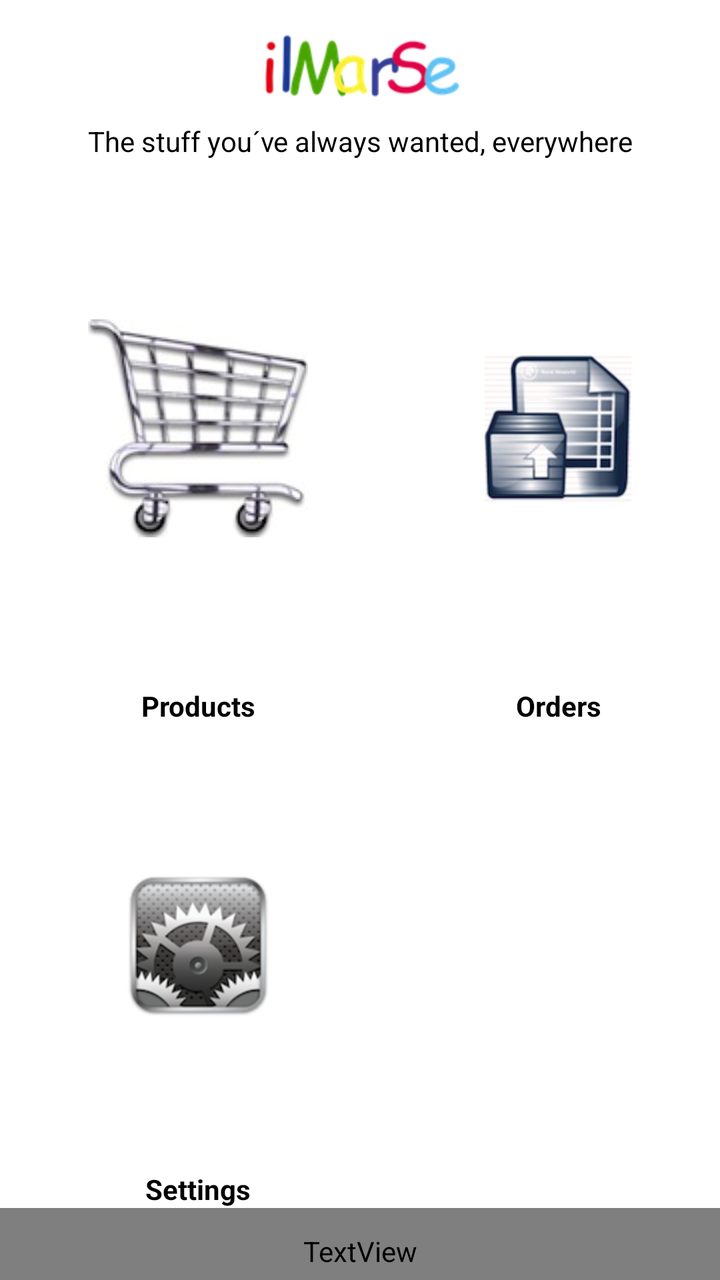
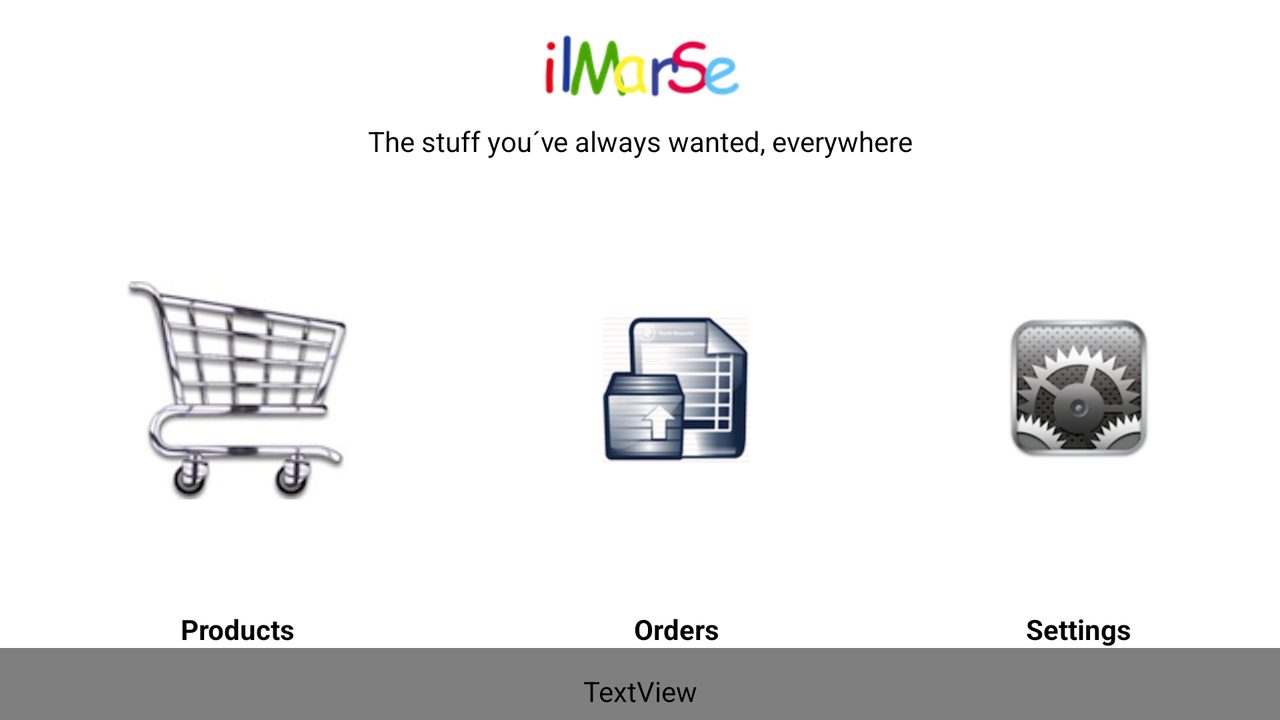

Two renders of one Android screen. The first uses the default layout on a phone; the second uses the alternative layout the repository ships for a different screen configuration, on a matching device. The two XML files are below.
<!-- AndroidManifest.xml: fallback theme Theme.MaterialComponents.DayNight.NoActionBar -->
<!-- res/layout/first_screen.xml -->
<?xml version="1.0" encoding="utf-8"?>
<LinearLayout xmlns:android="http://schemas.android.com/apk/res/android"
    android:layout_width="fill_parent"
    android:layout_height="fill_parent"
    android:background="@color/white"
    android:orientation="vertical" >

    <ImageView
        android:layout_width="wrap_content"
        android:layout_height="wrap_content"
        android:layout_gravity="center"
        android:paddingBottom="10dip"
        android:paddingTop="15dip"
        android:src="@drawable/ilmarselogo" />

    <TextView
        android:layout_width="fill_parent"
        android:layout_height="wrap_content"
        android:gravity="center"
        android:paddingBottom="5dip"
        android:text="@string/slogan"
        android:textColor="@color/black" />

    <TableLayout
        xmlns:android="http://schemas.android.com/apk/res/android"
        android:layout_width="fill_parent"
        android:layout_height="fill_parent"
        android:layout_weight="1" >

        <TableRow
            android:layout_weight="1"
            android:gravity="center" >

            <LinearLayout
                xmlns:android="http://schemas.android.com/apk/res/android"
                android:layout_width="fill_parent"
                android:layout_height="fill_parent"
                android:layout_weight="1"
                android:gravity="center"
                android:orientation="vertical" >

                <ImageButton
                    android:id="@+id/productsButton"
                    android:layout_width="wrap_content"
                    android:layout_height="wrap_content"
                    android:layout_weight="1"
                    android:background="@null"
                    android:src="@drawable/producticon" 
                    />

                <TextView
                    android:layout_width="fill_parent"
                    android:layout_height="wrap_content"
                    android:gravity="center"
                    android:text="@string/productsbutton"
                    android:textColor="@color/black"
                    android:textStyle="bold" />
            </LinearLayout>
            
            <LinearLayout
                xmlns:android="http://schemas.android.com/apk/res/android"
                android:layout_width="fill_parent"
                android:layout_height="fill_parent"
                android:layout_weight="1"
                android:gravity="center"
                android:orientation="vertical" >

                <ImageButton
                    android:id="@+id/ordersButton"
                    android:layout_width="wrap_content"
                    android:layout_height="wrap_content"
                    android:layout_weight="1"
                    android:background="@null"
                    android:src="@drawable/order_icon" />

                <TextView
                    android:layout_width="fill_parent"
                    android:layout_height="wrap_content"
                    android:gravity="center"
                    android:text="@string/ordersbutton"
                    android:textColor="@color/black"
                    android:textStyle="bold" />
            </LinearLayout>
            
        </TableRow>

        <TableRow
            android:layout_weight="1"
            android:gravity="center" >


            <LinearLayout
                xmlns:android="http://schemas.android.com/apk/res/android"
                android:layout_width="fill_parent"
                android:layout_height="fill_parent"
                android:layout_weight="1"
                android:gravity="center"
                android:orientation="vertical" >

                <ImageButton
                    android:id="@+id/settings"
                    android:layout_width="wrap_content"
                    android:layout_height="wrap_content"
                    android:layout_weight="1"
                    android:background="@null"
                    android:src="@drawable/settings" />

                <TextView
                    android:layout_width="fill_parent"
                    android:layout_height="wrap_content"
                    android:gravity="center"
                    android:text="@string/settings"
                    android:textColor="@color/black"
                    android:textStyle="bold" />
            </LinearLayout>
            
            <LinearLayout
                xmlns:android="http://schemas.android.com/apk/res/android"
                android:layout_width="fill_parent"
                android:layout_height="fill_parent"
                android:layout_weight="1"
                android:gravity="center"
                android:orientation="vertical" >
            </LinearLayout>
        </TableRow>
    </TableLayout>

    <TextView
        android:layout_width="fill_parent"
        android:layout_height="wrap_content"
        android:gravity="center"
        android:paddingBottom="5dip"
        android:paddingTop="12dip"
        android:text="   "
        android:textColor="@color/footerTextColor" />

</LinearLayout>
<!-- resources referenced by this layout -->
<resources>
  <color name="black">#FF000000</color>
  <color name="white">#FFFFFFFF</color>
  <!-- drawable ilmarselogo: png bitmap (drawable-hdpi, 13650 bytes) -->
  <!-- drawable order_icon: png bitmap (drawable-hdpi, 7961 bytes) -->
  <!-- drawable producticon: png bitmap (drawable-mdpi, 8971 bytes) -->
  <!-- drawable settings: png bitmap (drawable-hdpi, 22774 bytes) -->
  <string name="ordersbutton">Orders </string>
  <string name="productsbutton">Products </string>
  <string name="settings">Settings </string>
  <string name="slogan">The stuff you´ve always wanted, everywhere</string>
</resources>
<!-- res/layout-land/first_screen.xml (the repository's variant of the layout above) -->
<!-- drawn on the phone turned sideways -->
<?xml version="1.0" encoding="utf-8"?>
<LinearLayout xmlns:android="http://schemas.android.com/apk/res/android"
    android:layout_width="fill_parent"
    android:layout_height="fill_parent"
    android:background="@color/white"
    android:orientation="vertical" >

    <ImageView
        android:layout_width="wrap_content"
        android:layout_height="wrap_content"
        android:layout_gravity="center"
        android:paddingBottom="10dip"
        android:paddingTop="15dip"
        android:src="@drawable/ilmarselogo" />

    <TextView
        android:layout_width="fill_parent"
        android:layout_height="wrap_content"
        android:gravity="center"
        android:paddingBottom="5dip"
        android:text="@string/slogan"
        android:textColor="@color/black" />

    <TableLayout
        xmlns:android="http://schemas.android.com/apk/res/android"
        android:layout_width="fill_parent"
        android:layout_height="fill_parent"
        android:layout_weight="1" >

        <TableRow
            android:layout_weight="1"
            android:gravity="center" >

            <LinearLayout
                xmlns:android="http://schemas.android.com/apk/res/android"
                android:layout_width="fill_parent"
                android:layout_height="fill_parent"
                android:layout_weight="1"
                android:gravity="center"
                android:orientation="vertical" >

                <ImageButton
                    android:id="@+id/productsButton"
                    android:layout_width="wrap_content"
                    android:layout_height="wrap_content"
                    android:layout_weight="1"
                    android:background="@null"
                    android:src="@drawable/producticon" 
                    />

                <TextView
                    android:layout_width="fill_parent"
                    android:layout_height="wrap_content"
                    android:gravity="center"
                    android:text="@string/productsbutton"
                    android:textColor="@color/black"
                    android:textStyle="bold" />
            </LinearLayout>
            
            <LinearLayout
                xmlns:android="http://schemas.android.com/apk/res/android"
                android:layout_width="fill_parent"
                android:layout_height="fill_parent"
                android:layout_weight="1"
                android:gravity="center"
                android:orientation="vertical" >

                <ImageButton
                    android:id="@+id/ordersButton"
                    android:layout_width="wrap_content"
                    android:layout_height="wrap_content"
                    android:layout_weight="1"
                    android:background="@null"
                    android:src="@drawable/order_icon" />

                <TextView
                    android:layout_width="fill_parent"
                    android:layout_height="wrap_content"
                    android:gravity="center"
                    android:text="@string/ordersbutton"
                    android:textColor="@color/black"
                    android:textStyle="bold" />
            </LinearLayout>

            <LinearLayout
                xmlns:android="http://schemas.android.com/apk/res/android"
                android:layout_width="fill_parent"
                android:layout_height="fill_parent"
                android:layout_weight="1"
                android:gravity="center"
                android:orientation="vertical" >

                <ImageButton
                    android:id="@+id/settings"
                    android:layout_width="wrap_content"
                    android:layout_height="wrap_content"
                    android:layout_weight="1"
                    android:background="@null"
                    android:src="@drawable/settings" />

                <TextView
                    android:layout_width="fill_parent"
                    android:layout_height="wrap_content"
                    android:gravity="center"
                    android:text="@string/settings"
                    android:textColor="@color/black"
                    android:textStyle="bold" />
            </LinearLayout>
        </TableRow>
    </TableLayout>

    <TextView
        android:layout_width="fill_parent"
        android:layout_height="wrap_content"
        android:gravity="center"
        android:paddingBottom="5dip"
        android:paddingTop="12dip"
        android:text="   "
        android:textColor="@color/footerTextColor" />

</LinearLayout>
